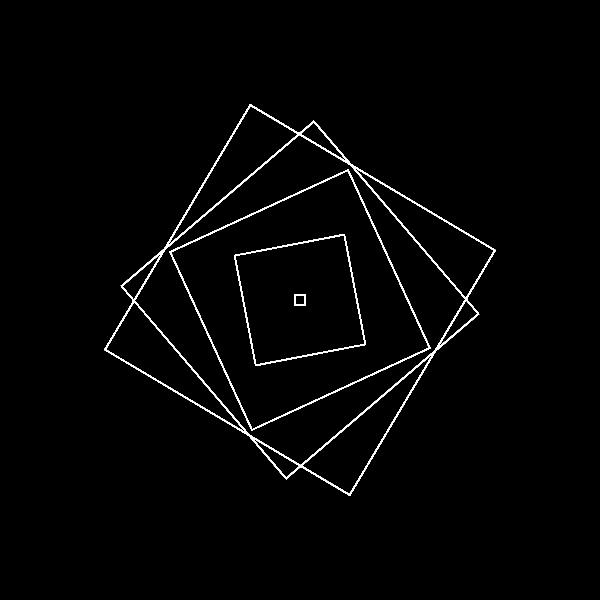
Frame 1 (no input)
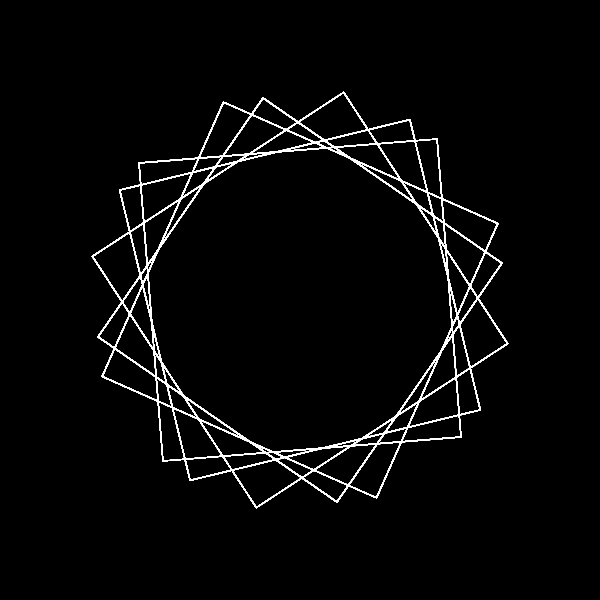
Frame 60 (no input)
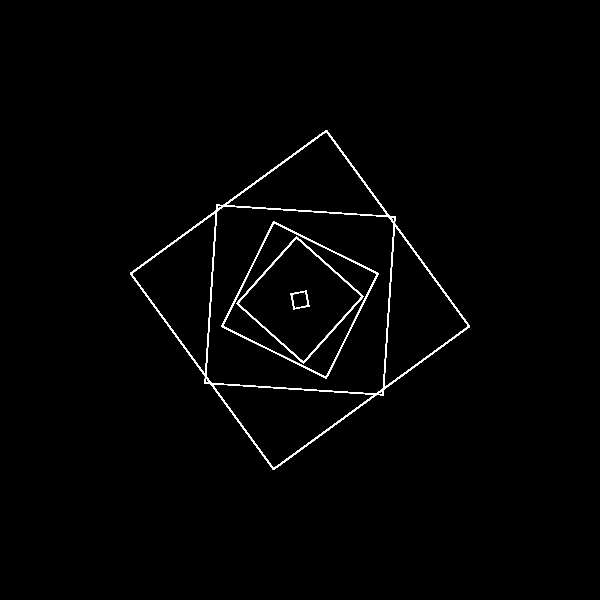
Frame 120 (the mouse pressed at the canvas centre since frame 60)

The p5.js sketch that drew these frames (run headless with seeded random() and noise() and a simulated clock; from frame 60 on, the mouse is pressed at the canvas centre):

// p5.js sketch
// ── sketch.js
function setup() {
  createCanvas(600, 600);
}

function draw() {
  background(0);

  for (var i = 0; i < 5; i++) {
    for (var j = 0; j < 100; j++) {
      push();
      translate(width / 2, height / 2);
      var ratio = i / 7;
      var angle = (sin(millis() / 800.0 + ratio * (PI / 2)) * PI) / 2;
      var a = 300 * sin(angle);
      stroke(255);

      rotate(angle + i);
      noFill();

      rectMode(CENTER);
      rect(0, 0, a, a);
      pop();
    }
  }
}
